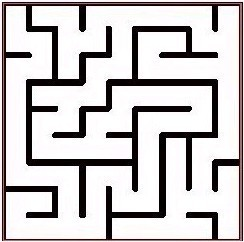
#> input picture labyrinth_3.png, 244 x 242 px
$ python 'cv2_图片降采样.py'
#> lines starting #> are read from the running program, lines starting #| are printed output that depends on the picture; after the words box and inside, x2 and y2 are one past the last pixel; in counts of white or black regions, pixels touching at a corner belong together
import cv2
import numpy as np
# 读取图片
img = cv2.imread('./labyrinth_3.png')
#> img is the input picture: shape (242, 244, 3); mean B, G, R 196.2, 195.5, 199.1
img_gray = cv2.cvtColor(img, cv2.COLOR_BGR2GRAY)
img_gray = img[:,:,0] + img[:,:,1] +img[:,:,2]
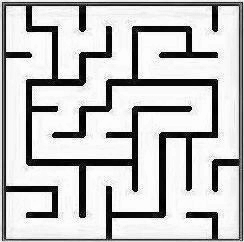
#> img_gray: shape (242, 244); min 0, max 253, mean 194

# 定义新的尺寸
new_width = img.shape[1] // 5  # 宽度
#> new_width = 48
new_height = img.shape[0] // 5  # 高度
#> new_height = 48

img_gray[:, 0:5] = 0
img_gray[:, -5:] = 0
img_gray[0:5, :] = 0
img_gray[-5:, :] = 0
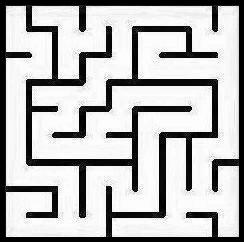
#> img_gray: shape (242, 244); min 0, max 253, mean 183

for i in range(img_gray.shape[0]):
    for j in range(img_gray.shape[1]):
        threshold = 100
        if img_gray[i, j] > threshold:
            # negative_image[i, j] = (41, 40, 41)
            img_gray[i, j] = 255
        elif img_gray[i, j] < threshold:
            img_gray[i, j] = 0
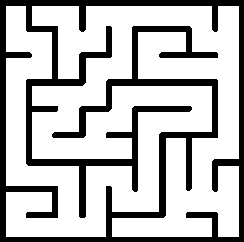
#> img_gray: shape (242, 244); 73.3% white; 1 black region, box (x1, y1, x2, y2) and area: (0, 0, 244, 242) 15768
# kernel = np.ones((41, 41), np.uint8)
# dilated_img = cv2.morphologyEx(img_gray, cv2.MORPH_CLOSE, kernel, iterations=10)

cv2.imshow('原图', img_gray)
# 使用cv2.resize进行降采样
resized_img = cv2.resize(img_gray, (new_width, new_height))
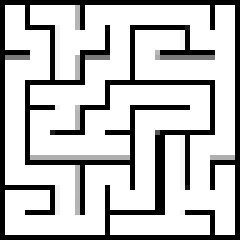
#> resized_img: shape (48, 48) (shown 5 times larger); min 0, max 255, mean 192.4

kernel = np.ones((3, 3), np.uint8)
# dilated_img = cv2.morphologyEx(resized_img, cv2.MORPH_CLOSE, kernel, iterations=5)
# resized_img = cv2.erode(resized_img, kernel, iterations=1)
for i in range(resized_img.shape[0]):
    for j in range(resized_img.shape[1]):
        threshold = 200
        if resized_img[i, j] > threshold:
            # negative_image[i, j] = (41, 40, 41)
            resized_img[i, j] = 255
        elif resized_img[i, j] < threshold:
            resized_img[i, j] = 0
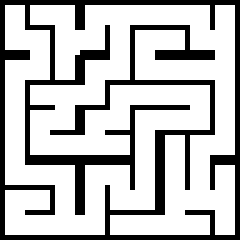
#> resized_img: shape (48, 48) (shown 5 times larger); 73.5% white; black in thin lines or dots

# 保存降采样后的图片
cv2.imshow('降采样', resized_img)
cv2.imwrite('labyrinth_3_small.jpg', resized_img)
cv2.waitKey(0)

$ run again, with labyrinth_2.png copied over labyrinth_3.png
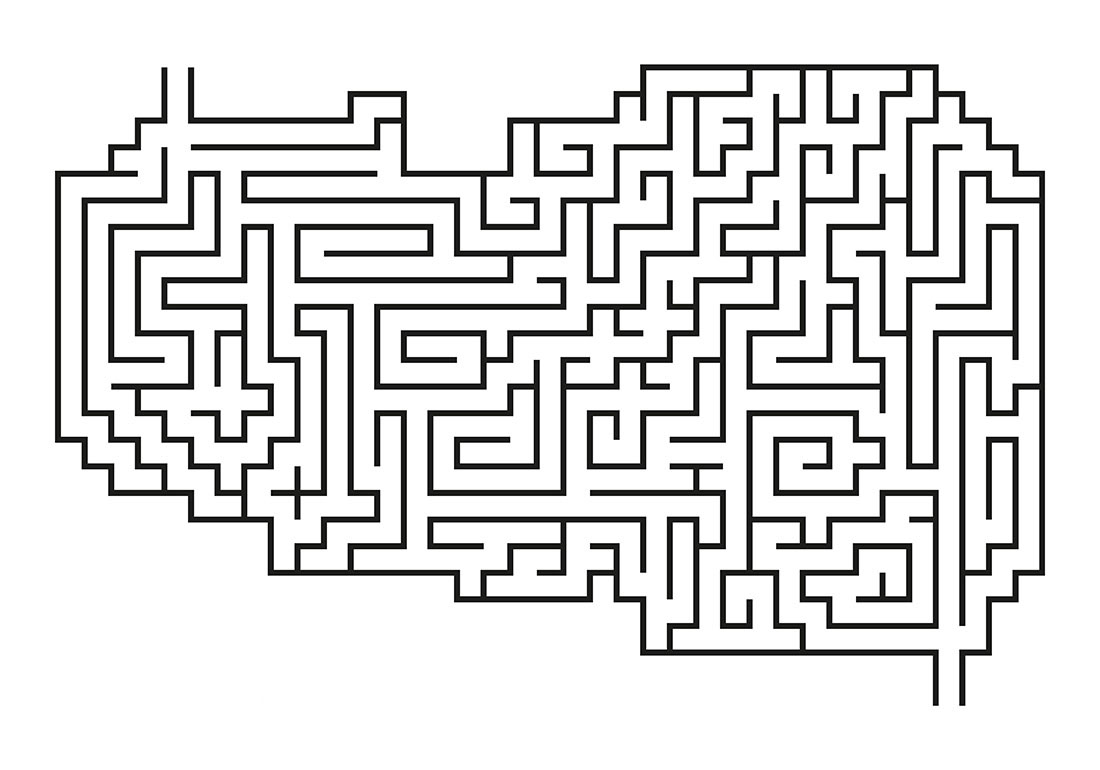
#> input picture labyrinth_2.png, 1100 x 770 px
#> img is the input picture: shape (770, 1100, 3); mean B, G, R 222.6, 222.7, 222.7
#> after the loop `for i in range(img_gray.shape[0]):`:
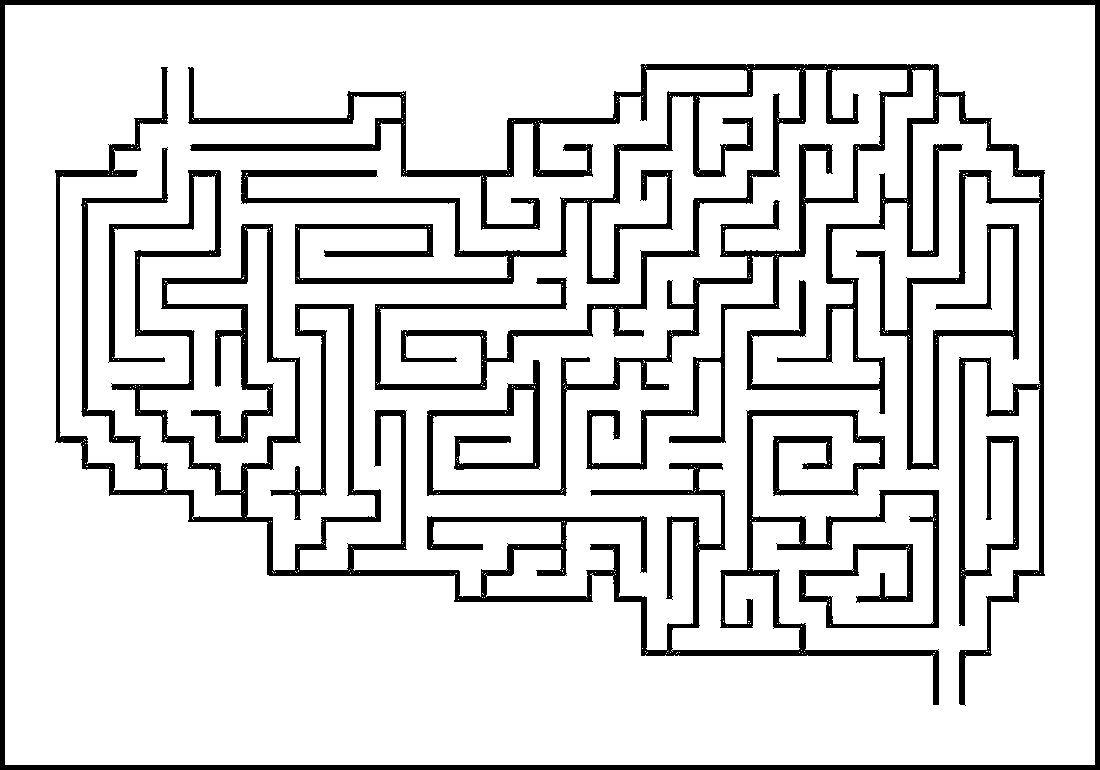
#> img_gray: shape (770, 1100); min 0, max 255, mean 216.8
#> `resized_img = cv2.resize(img_gray, (new_width, new_height))`:
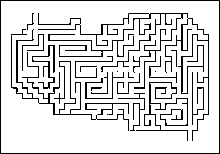
#> resized_img: shape (154, 220); min 0, max 255, mean 217.9

$ run again, with img_1.png copied over labyrinth_3.png
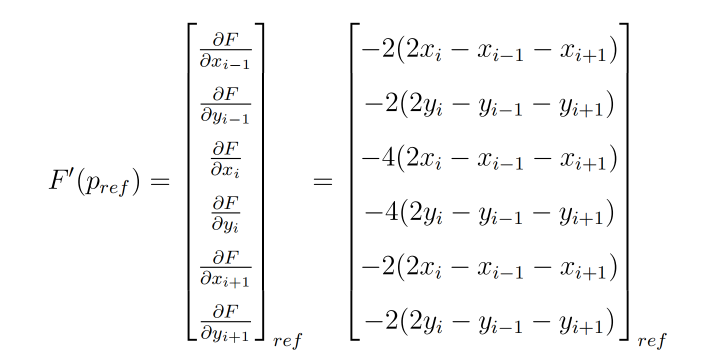
#> input picture img_1.png, 1404 x 717 px (shown at 1/2 size)
#> img is the input picture: shape (717, 1404, 3); mean B, G, R 247.2, 247.2, 247.2
#> `img_gray[-5:, :] = 0`:
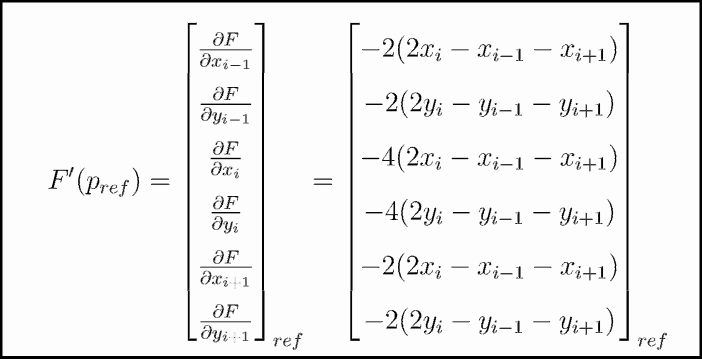
#> img_gray: shape (717, 1404) (shown at 1/2 size); min 0, max 255, mean 239.8
#> after the loop `for i in range(resized_img.shape[0]):`:
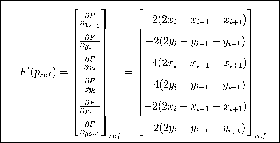
#> resized_img: shape (143, 280); min 0, max 255, mean 240
